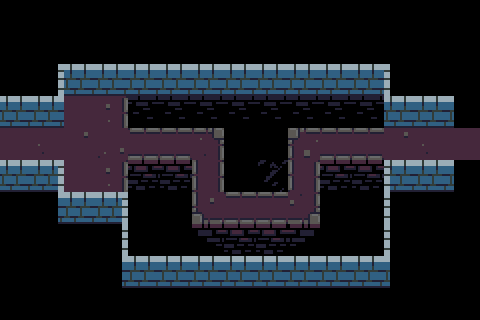

This is a level from a 2D game, rendered from its Tiled map with the project's own tilesets. A one-line summary and the complete map file follow:
An orthogonal 15x10 tile map with 32x32 px tiles, 3 tile layers (walls, ground, death) and 4 objects (2x connection, 2x torch).

<map version="1.0" tiledversion="1.0.3" orientation="orthogonal" renderorder="right-down" width="15" height="10" tilewidth="32" tileheight="32" nextobjectid="20">
 <properties>
  <property name="number" value="3" />
 </properties>
 <tileset firstgid="1" source="tower-tileset.tsx" />
 <layer name="walls" width="15" height="10">
  <data encoding="csv">
0,0,0,0,0,0,0,0,0,0,0,0,0,0,0,
0,0,0,0,0,0,0,0,0,0,0,0,0,0,0,
0,14,12,12,12,12,12,12,12,12,12,12,15,0,0,
12,12,0,0,0,0,0,0,0,0,0,0,12,12,21,
2,0,0,0,0,0,0,0,0,0,0,0,0,0,2,
12,23,0,0,0,0,0,0,0,0,0,0,22,12,21,
0,24,12,23,0,0,0,0,0,0,0,0,15,0,0,
0,0,0,14,0,0,0,0,0,0,0,0,15,0,0,
0,0,0,24,12,12,12,12,12,12,12,12,21,0,0,
0,0,0,0,0,0,0,0,0,0,0,0,0,0,0
</data>
 </layer>
 <layer name="ground" width="15" height="10">
  <data encoding="csv">
0,0,0,0,0,0,0,0,0,0,0,0,0,0,0,
0,0,0,0,0,0,0,0,0,0,0,0,0,0,0,
0,0,0,0,0,0,0,0,0,0,0,0,0,0,0,
0,0,2,56,0,0,0,0,0,0,0,0,0,0,0,
2,28,37,27,57,57,46,0,0,44,57,57,37,28,0,
0,0,2,56,0,0,47,0,0,47,0,0,0,0,0,
0,0,0,0,0,0,64,57,57,66,0,0,0,0,0,
0,0,0,0,0,0,0,0,0,0,0,0,0,0,0,
0,0,0,0,0,0,0,0,0,0,0,0,0,0,0,
0,0,0,0,0,0,0,0,0,0,0,0,0,0,0
</data>
 </layer>
 <layer name="death" width="15" height="10">
  <data encoding="csv">
0,0,0,0,0,0,0,0,0,0,0,0,0,0,0,
0,0,0,0,0,0,0,0,0,0,0,0,0,0,0,
0,0,0,0,0,0,0,0,0,0,0,0,0,0,0,
0,0,0,0,89,89,89,89,89,89,89,89,0,0,0,
0,0,0,0,0,0,0,4,4,0,0,0,0,0,0,
0,0,0,0,79,79,0,4,93,0,79,79,0,0,0,
0,0,0,0,4,4,0,0,0,0,4,4,0,0,0,
0,0,0,0,4,4,78,79,79,80,4,4,0,0,0,
0,0,0,0,0,0,0,0,0,0,0,0,0,0,0,
0,0,0,0,0,0,0,0,0,0,0,0,0,0,0
</data>
 </layer>
 <objectgroup name="objects">
  <object id="9" name="01" type="connection" x="32" y="128" width="32" height="32">
   <properties>
    <property name="dir" value="right" />
    <property name="to" value="62" />
   </properties>
  </object>
  <object id="10" name="02" type="connection" x="416" y="128" width="32" height="32">
   <properties>
    <property name="dir" value="left" />
    <property name="to" value="03" />
   </properties>
  </object>
  <object id="15" type="torch" x="288" y="64" width="32" height="32" />
  <object id="16" type="torch" x="192" y="64" width="32" height="32" />
 </objectgroup>
</map>
